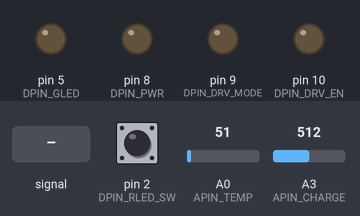
A sketch run on a simulated Arduino Uno, built with avr-gcc and run on an emulated ATmega328P. Shown: output pins drawn as LEDs (lit = HIGH). Inputs (shaded band) come from the test bench; at power-on: A3 (APIN_CHARGE) = 512, pin 2 (DPIN_RLED_SW) LOW, A0 (APIN_TEMP) = 51. Random numbers use the default seed unless the sketch sets one.

Above: at 1.2 s.
1.3 s: A3 (APIN_CHARGE) fed a 200 Hz sine of ±460 counts around its level
At 1.5 s:
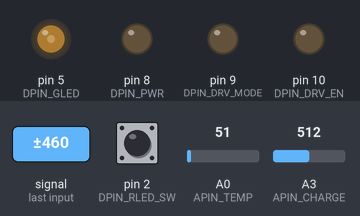
Timing chart, 0 to 1.9 s (numbered marks = the images above; inputs shaded):
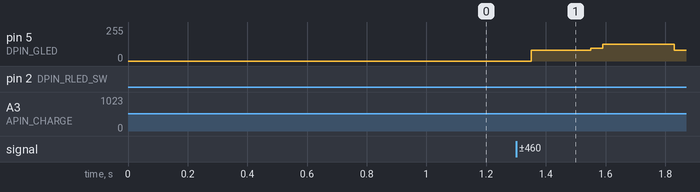

The sketch:

vomitino.ino
```cpp
#include <math.h>
#include <Wire.h>

// Settings
#define OVERTEMP                340
// Pin assignments
#define DPIN_RLED_SW            2
#define DPIN_GLED               5
#define DPIN_PWR                8
#define DPIN_DRV_MODE           9
#define DPIN_DRV_EN             10
#define APIN_TEMP               0
#define APIN_CHARGE             3

#define MODE_OFF                0
#define MODE_ON                 1
#define MODE_DAZ                2

struct DazzleData{
  int bgt;
  unsigned long lastTime;
  unsigned long interval;
  byte lastMode;
};

DazzleData dd;
unsigned long lastClickTime = 0;
unsigned long lastHoldTime = 0;
byte mode = 0;
boolean oldBut = false;

void setup(){
  pinMode(DPIN_PWR,      INPUT);
  digitalWrite(DPIN_PWR, LOW);

  // Initialize GPIO
  pinMode(DPIN_RLED_SW,  INPUT);
  pinMode(DPIN_GLED,     OUTPUT);
  pinMode(DPIN_DRV_MODE, OUTPUT);
  pinMode(DPIN_DRV_EN,   OUTPUT);
  digitalWrite(DPIN_DRV_MODE, LOW);
  digitalWrite(DPIN_DRV_EN,   LOW);

  // Initialize serial busses
  Serial.begin(9600);
  Wire.begin();

  mode = MODE_OFF;
}

void loop(){
  static unsigned long lastTempTime;
  unsigned long time = millis();

  checkBattery(&time);
  checkTemp(&time, &lastTempTime);
  fixPin();

  int btnEvent = checkButtonEvent();
  switch(btnEvent){
    case 0:
      //do nothing
      break;
    case 1:
      onClick();
      break;
    case 2:
      onHold();
      break;
    case 3:
      onReleased();
      break;
    default:
      break;
  }
}
```

checks.ino
```cpp
void checkBattery(unsigned long * time){
  // Check the state of the charge controller
  int chargeState = analogRead(APIN_CHARGE);
  if (chargeState < 128)  // Low - charging
  {
    digitalWrite(DPIN_GLED, ((*time)&0x0100)?LOW:HIGH);
  }
  else if (chargeState > 768) // High - charged
  {
    digitalWrite(DPIN_GLED, HIGH);
  }
  else // Hi-Z - shutdown
  {
    digitalWrite(DPIN_GLED, LOW);
  }
}

void checkTemp(unsigned long * time, unsigned long * lTime){
  if(time-lTime>1000){
    lTime =  time;
    int temp = analogRead(APIN_TEMP);
    if(temp>OVERTEMP && mode!=MODE_OFF){
      for (int i = 0; i < 6; i++)
      {
        digitalWrite(DPIN_DRV_MODE, LOW);
        delay(100);
        digitalWrite(DPIN_DRV_MODE, HIGH);
        delay(100);
      }
      turnOff();
    }
  }
}

void fixPin(){
  pinMode(DPIN_RLED_SW, OUTPUT);
  pinMode(DPIN_RLED_SW, INPUT);
}

boolean isButtonDown(){
  return digitalRead(DPIN_RLED_SW);
}

int checkButtonEvent(){
  //options:
  //-0 was up AND is still up: nothing happened
  //-1 was up AND it now down: just clicked
  //-2 was down AND is still down: increase pressed time
  //-3 was down AND now is UP: just released

  int rEv;
  boolean bDown = isButtonDown();

  if(!oldBut){
    if(!bDown){
      rEv = 0;
    }else{
      rEv = 1;
      lastClickTime = millis();
      lastHoldTime = 0;
    }
  }else{
    if(bDown){
      rEv = 2;
      lastHoldTime = millis()-lastClickTime;
    }else{
      rEv = 3;
    }
  }

  oldBut = bDown;
  return rEv;
}
```

events.ino
```cpp
void onClick(){

}

void onHold(){
  if(mode!=MODE_DAZ){
    if(lastHoldTime>500){
      startDazzle();
    }
  }else{
    updateDazzle();
  }
}

void onReleased(){
  if(mode==MODE_OFF){
    if(lastHoldTime>50){
      turnOn();
    }
  }else if(mode==MODE_ON){
    if(lastHoldTime>50){
      turnOff();
    }
  }else if(mode==MODE_DAZ){
    if(dd.lastMode==MODE_ON){
      turnOn();
    }else if(dd.lastMode==MODE_OFF){
      turnOff();
    }
  }
}
```

setters.ino
```cpp
void setLight(int bgt, byte drvMode){
  pinMode(DPIN_PWR, OUTPUT);
  digitalWrite(DPIN_PWR, HIGH);
  digitalWrite(DPIN_DRV_MODE, drvMode);
  analogWrite(DPIN_DRV_EN, bgt);
}

void turnOff(){
  mode = MODE_OFF;
  setLight(0,LOW);
  oldBut = false;
  lastHoldTime = 0;
}

void turnOn(){
  mode = MODE_ON;
  setLight(200,HIGH);
}

void startDazzle(){
  dd.lastMode = mode;
  refreshDazzleData();
  setLight(dd.bgt, HIGH);

  mode = MODE_DAZ;
}

void refreshDazzleData(){
  dd.lastTime = millis();
  dd.bgt = dd.bgt>0?0:random(100,255);
  //15hz - 55hz
  dd.interval = 1000.0/random(15,55);
}

void updateDazzle(){
  if(millis()>(dd.lastTime+dd.interval)){
    refreshDazzleData();
    setLight(dd.bgt, HIGH);
  }
}
```
